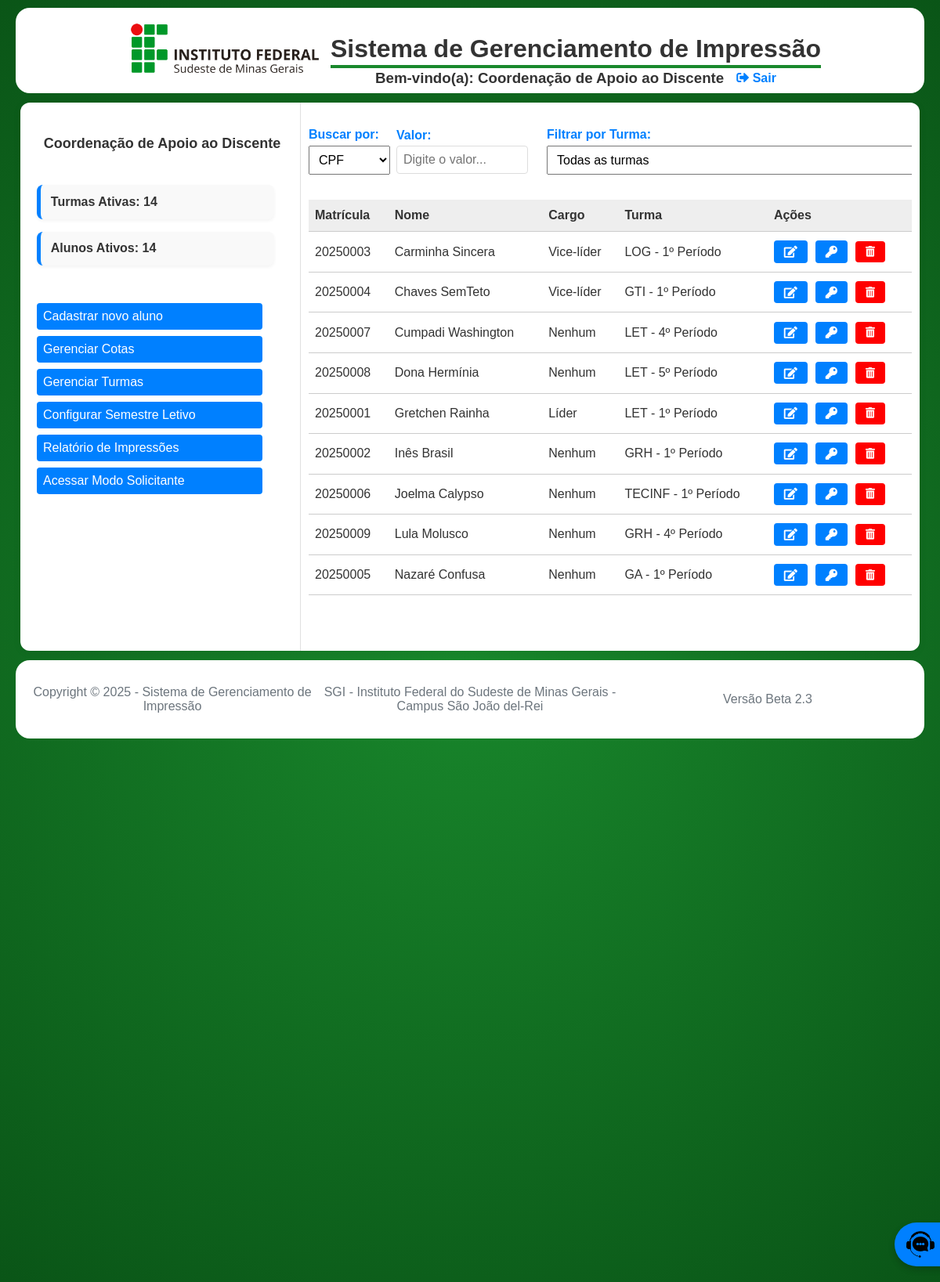
The app's page /pages/admin_cad/dashboard_cad.php (signed in), older data.
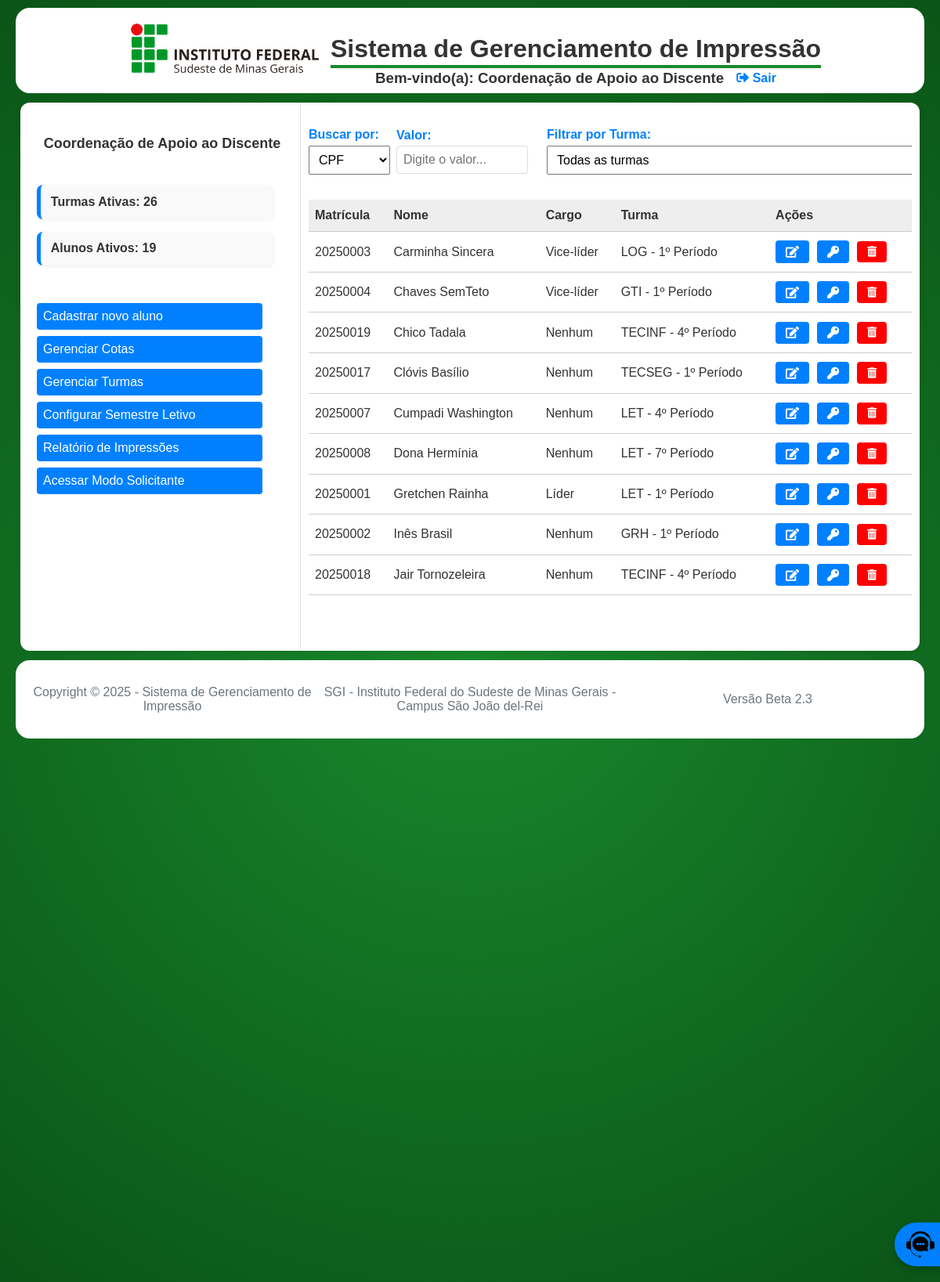
The same page, newer data.
### tables this page shows
CREATE TABLE `Aluno` (
  `matricula` varchar(20) NOT NULL,
  `nome` varchar(100) NOT NULL,
  `sobrenome` varchar(100) NOT NULL,
  `cargo` enum('Líder','Vice-líder','Nenhum') DEFAULT 'Nenhum',
  `email` varchar(100) NOT NULL,
  `cpf` char(11) NOT NULL,
  `senha` varchar(255) NOT NULL,
  `ativo` tinyint(1) DEFAULT 1,
  `cota_id` int(11) DEFAULT NULL,
  `data_fim_validade` date DEFAULT NULL,
  PRIMARY KEY (`matricula`),
  UNIQUE KEY `cpf` (`cpf`),
  KEY `cota_id` (`cota_id`),
  CONSTRAINT `Aluno_ibfk_1` FOREIGN KEY (`cota_id`) REFERENCES `CotaAluno` (`id`) ON DELETE SET NULL
);

CREATE TABLE `Curso` (
  `id` int(11) NOT NULL AUTO_INCREMENT,
  `sigla` varchar(20) NOT NULL,
  `nome_completo` varchar(100) NOT NULL,
  PRIMARY KEY (`id`),
  UNIQUE KEY `sigla` (`sigla`)
);

CREATE TABLE `Turma` (
  `id` int(11) NOT NULL AUTO_INCREMENT,
  `curso_id` int(11) NOT NULL,
  `periodo` varchar(20) NOT NULL,
  PRIMARY KEY (`id`),
  UNIQUE KEY `curso_id` (`curso_id`,`periodo`),
  CONSTRAINT `Turma_ibfk_1` FOREIGN KEY (`curso_id`) REFERENCES `Curso` (`id`) ON DELETE CASCADE
);

### pages/admin_cad/dashboard_cad.php (the view, shortened to what the changed rows need)
<?php
require_once '../../includes/config.php';
$pagina = isset($_GET['pagina']) && is_numeric($_GET['pagina']) ? (int)$_GET['pagina'] : 1;
$limite = 12;
$offset = ($pagina - 1) * $limite;
$condicoes = [];
$base_sql = "FROM Aluno a
             LEFT JOIN CotaAluno ca ON a.cota_id = ca.id
             LEFT JOIN Turma t ON ca.turma_id = t.id
             LEFT JOIN Curso c ON t.curso_id = c.id";
$where_clause = !empty($condicoes) ? 'WHERE ' . implode(' AND ', $condicoes) : '';
$sql_alunos = "SELECT a.*, t.periodo, c.sigla, c.nome_completo " . $base_sql . " " . $where_clause . " ORDER BY a.nome ASC LIMIT :limite OFFSET :offset";
$stmt = $conn->prepare($sql_alunos);
$stmt->bindValue(':limite', $limite, PDO::PARAM_INT);
$stmt->bindValue(':offset', $offset, PDO::PARAM_INT);
$stmt->execute();
$alunos = $stmt->fetchAll();
$total_turmas = $conn->query("SELECT COUNT(DISTINCT turma_id) AS total FROM CotaAluno")->fetch()->total ?? 0;
$total_alunos = $conn->query("SELECT COUNT(*) AS total FROM Aluno WHERE ativo = 1")->fetch()->total ?? 0;
include_once '../../includes/header.php';
?>
<link rel="stylesheet" href="./css/dashboard_cad.css?v=<?= ASSET_VERSION ?>">
<div class="dashboard-layout">
    <aside class="dashboard-aside">
        <section class="dashboard-header">
            <h1>Coordenação de Apoio ao Discente</h1>
        </section>
        <section class="dashboard-cards">
            <div class="card">Turmas Ativas: <?= $total_turmas ?></div>
            <div class="card">Alunos Ativos: <?= $total_alunos ?></div>
        </section>
    </aside>
    <main class="dashboard-main">
        <div class="responsive-table">
            <table>
                <thead>
                    <tr>
                        <th>Matrícula</th>
                        <th>Nome</th>
                        <th>Cargo</th>
                        <th>Turma</th>
                        <th>Ações</th>
                    </tr>
                </thead>
                <tbody>
                    <?php foreach ($alunos as $aluno): ?>
                        <tr>
                            <td data-label="Matrícula"><?= htmlspecialchars($aluno->matricula) ?></td>
                            <td data-label="Nome"><?= htmlspecialchars($aluno->nome . ' ' . $aluno->sobrenome) ?></td>
                            <td data-label="Cargo"><?= htmlspecialchars($aluno->cargo) ?></td>
                            <td data-label="Turma" title="<?= htmlspecialchars($aluno->nome_completo . ' - ' . $aluno->periodo) ?>"><?= htmlspecialchars($aluno->sigla . ' - ' . $aluno->periodo) ?></td>
                            <td data-label="Ações">
                                <div class="action-buttons">
                                    <a href="form_aluno.php?matricula=<?= htmlspecialchars($aluno->matricula) ?>" class="btn-action btn-edit" title="Editar/Renovar"><i class="fas fa-edit"></i></a>
                                    <a type="button" class="btn-action btn-redefinir btn-edit" data-id="<?= htmlspecialchars($aluno->matricula) ?>" title="Redefinir Senha"><i class="fas fa-key"></i></a>
                                    <button type="button" class="btn-action btn-delete btn-excluir btn-exc"
                                        data-id="<?= htmlspecialchars($aluno->matricula) ?>"
                                        data-nome="<?= htmlspecialchars($aluno->nome) ?>"
                                        data-tipo="aluno"
                                        title="Excluir Aluno">
                                        <i class="fas fa-trash-alt"></i>
                                    </button>
                                </div>
                            </td>
                        </tr>
                    <?php endforeach; ?>
                </tbody>
            </table>
        </div>
    </main>
</div>
<?php include_once '../../includes/footer.php'; ?>

Row changes from the older to the newer data that the page shows:
no longer on this page (row unchanged): aluno: matricula "20250006", nome+sobrenome "Joelma Calypso", cargo "Nenhum", curso.sigla "TECINF - 1º Período"
no longer on this page (row unchanged): aluno: matricula "20250009", nome+sobrenome "Lula Molusco", cargo "Nenhum", curso.sigla "GRH - 4º Período"
no longer on this page (row edited): aluno: matricula "20250005", nome+sobrenome "Nazaré Confusa", cargo "Nenhum", curso.sigla "GA - 1º Período"
added aluno: matricula "20250019", nome+sobrenome "Chico Tadala", cargo "Nenhum", curso.sigla "TECINF - 4º Período"
added aluno: matricula "20250017", nome+sobrenome "Clóvis Basílio", cargo "Nenhum", curso.sigla "TECSEG - 1º Período"
computed for aluno "Dona Hermínia": curso.sigla "LET - 5º Período" → "LET - 7º Período"
added aluno: matricula "20250018", nome+sobrenome "Jair Tornozeleira", cargo "Nenhum", curso.sigla "TECINF - 4º Período"
Text that changed along with them:
$total_turmas: "14" → "26"
$total_alunos: "14" → "19"
